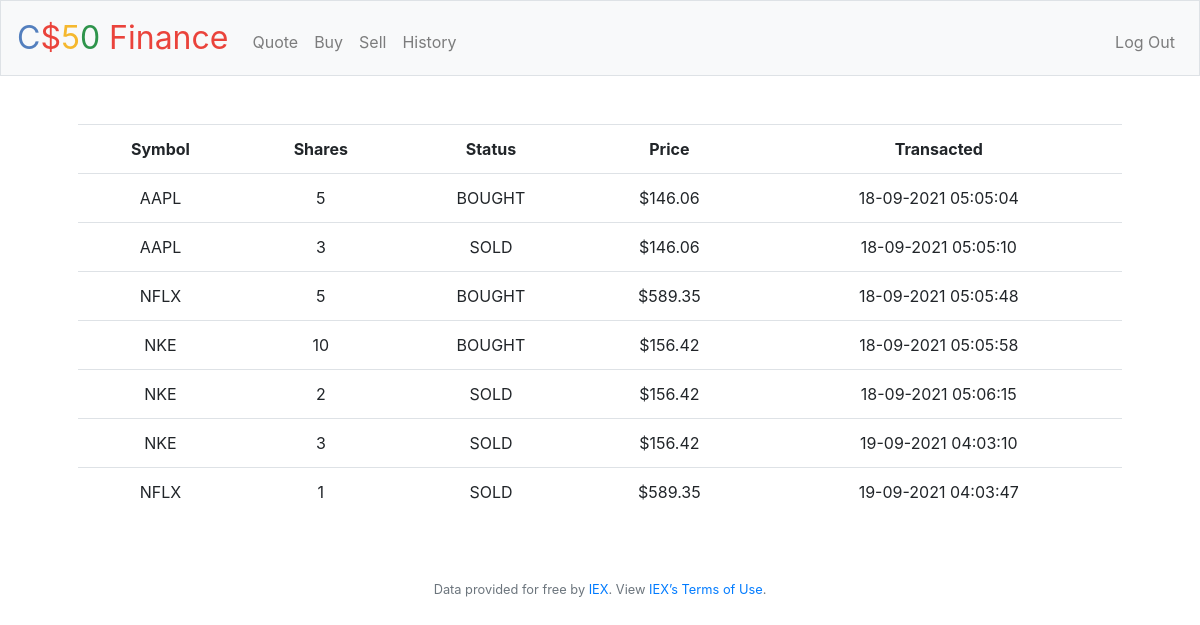
Screenshot of /history (signed in) with the database file from the repository.
### tables this page shows
CREATE TABLE purchases (symbol TEXT NOT NULL, shares NUMERIC NOT NULL, cost NUMERIC NOT NULL, status TEXT NOT NULL, transacted TEXT NOT NULL, user_id INTEGER);

### application.py (the view)
@app.route("/history")
@login_required
def history():
    purchases = db.execute("SELECT * FROM purchases WHERE user_id = ?", session["user_id"])
    return render_template("history.html", purchases = purchases, usd = usd)

### application.py (called while the page is built)
@app.after_request
def after_request(response):
    response.headers["Cache-Control"] = "no-cache, no-store, must-revalidate"
    response.headers["Expires"] = 0
    response.headers["Pragma"] = "no-cache"
    return response

### helpers.py (called while the page is built)
def login_required(f):
    @wraps(f)
    def decorated_function(*args, **kwargs):
        if session.get("user_id") is None:
            return redirect("/login")
        return f(*args, **kwargs)
    return decorated_function

def usd(value):
    return f"${value:,.2f}"

### templates/history.html (shortened to what this page needs)
{% extends "layout.html" %}
{% block main %}
    <table class="table">
        <tr>
            <th>Symbol</th>
            <th>Shares</th>
            <th>Status</th>
            <th>Price</th>
            <th>Transacted</th>
        </tr>
        {% for purchase in purchases %}
            <tr>
                    <td>{{ purchase.symbol }}</td>
                    <td>{{ purchase.shares }}</td>
                    <td>{{ purchase.status }}</td>
                    <td>{{ usd(purchase.cost) }}</td>
                    <td>{{ purchase.transacted }}</td>
            </tr>
        {% endfor %}
    </table>
{% endblock %}

### templates/layout.html (shortened to what this page needs)
<!DOCTYPE html>
<html lang="en">
    <head>
        <link rel="stylesheet" href="https://cdn.jsdelivr.net/npm/bootstrap@4.5.3/dist/css/bootstrap.min.css">
        <link href="/static/styles.css" rel="stylesheet">
    </head>
    <body>
        <nav class="navbar navbar-expand-md navbar-light bg-light border">
            <a class="navbar-brand" href="/"><span class="blue">C</span><span class="red">$</span><span class="yellow">5</span><span class="green">0</span> <span class="red">Finance</span></a>
            <div class="collapse navbar-collapse" id="navbar">
                {% if session.user_id %}
                    <ul class="navbar-nav mr-auto mt-2">
                        <li class="nav-item"><a class="nav-link" href="/quote">Quote</a></li>
                        <li class="nav-item"><a class="nav-link" href="/buy">Buy</a></li>
                        <li class="nav-item"><a class="nav-link" href="/sell">Sell</a></li>
                        <li class="nav-item"><a class="nav-link" href="/history">History</a></li>
                    </ul>
                    <ul class="navbar-nav ml-auto mt-2">
                        <li class="nav-item"><a class="nav-link" href="/logout">Log Out</a></li>
                    </ul>
                {% else %}
                    <ul class="navbar-nav ml-auto mt-2">
                        <li class="nav-item"><a class="nav-link" href="/register">Register</a></li>
                        <li class="nav-item"><a class="nav-link" href="/login">Log In</a></li>
                    </ul>
                {% endif %}
            </div>
        </nav>
        <main class="container p-5">
            {% block main %}{% endblock %}
        </main>
        <footer class="small text-center text-muted">
            Data provided for free by <a href="https://iextrading.com/developer">IEX</a>. View <a href="https://iextrading.com/api-exhibit-a/">IEX’s Terms of Use</a>.
        </footer>
    </body>
</html>

### static/styles.css (style rules this page uses)
nav .navbar-brand { font-size: xx-large; }
nav .navbar-brand .blue { color: #537fbe; }
nav .navbar-brand .red { color: #ea433b; }
nav .navbar-brand .yellow { color: #f5b82e; }
nav .navbar-brand .green { color: #2e944b; }
main { overflow-x: auto; text-align: center; }
table { width: 85%; }
th { font-weight: bold; }

### rows the page displays
purchases: symbol "AAPL", shares "5", status "BOUGHT", cost "$146.06", transacted "18-09-2021 05:05:04"
purchases: symbol "AAPL", shares "3", status "SOLD", cost "$146.06", transacted "18-09-2021 05:05:10"
purchases: symbol "NFLX", shares "5", status "BOUGHT", cost "$589.35", transacted "18-09-2021 05:05:48"
purchases: symbol "NKE", shares "10", status "BOUGHT", cost "$156.42", transacted "18-09-2021 05:05:58"
purchases: symbol "NKE", shares "2", status "SOLD", cost "$156.42", transacted "18-09-2021 05:06:15"
purchases: symbol "NKE", shares "3", status "SOLD", cost "$156.42", transacted "19-09-2021 04:03:10"
purchases: symbol "NFLX", shares "1", status "SOLD", cost "$589.35", transacted "19-09-2021 04:03:47"
